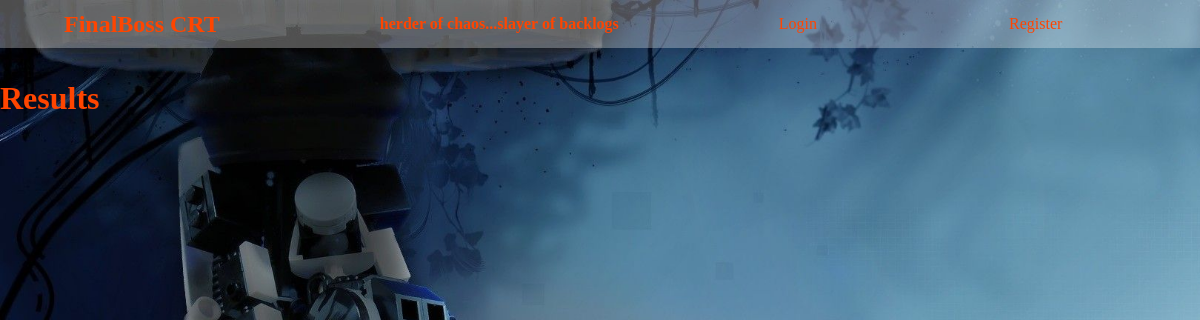
The page /games/results/ on the database as committed earlier.
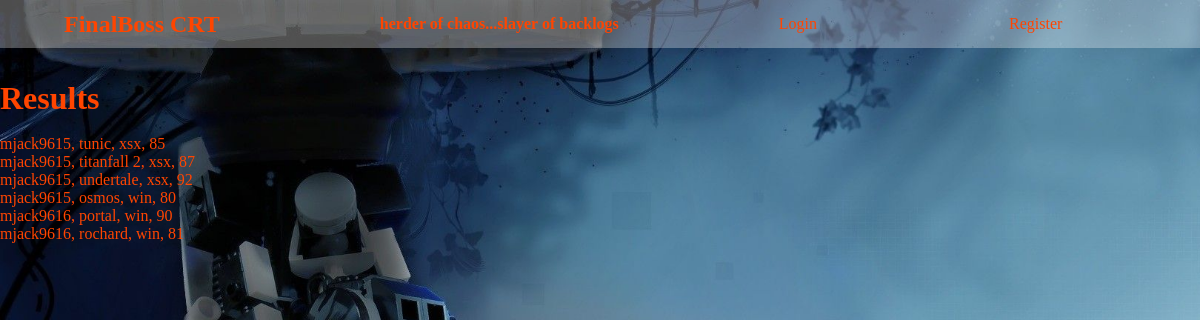
The same page on the database as committed later.
### games/models.py (models this page shows, shortened)
class Game(models.Model):
    owner = models.ForeignKey('auth.User', related_name='games', on_delete=models.CASCADE)
    title = models.CharField(max_length=100)
    platform = models.CharField(max_length=100)
    score = models.IntegerField()
    class Meta:
        ordering = ['-platform']

### games/views.py (the view)
# urls.py: path('games/results/', views.ListGames.as_view(), name='results'),
class ListGames(ListView):
    model = Game
    template_name = 'results.html'

### templates/results.html (shortened to what this page needs)
{% extends 'base.html' %}
{% block content %}
    <div>
        <h1>Results</h1>
    </div>
    <br>
    {% for game in object_list %}
    <div>
        {{game.owner}}, {{game.title}}, {{game.platform}}, {{game.score}}
    </div>
    {% endfor %}
{% endblock %}

Rows that differ between the two databases and show on the page:
added Game: owner "mjack9615", title "tunic", platform "xsx", score "85"
added Game: owner "mjack9615", title "titanfall 2", platform "xsx", score "87"
added Game: owner "mjack9615", title "undertale", platform "xsx", score "92"
added Game: owner "mjack9615", title "osmos", platform "win", score "80"
added Game: owner "mjack9616", title "portal", platform "win", score "90"
added Game: owner "mjack9616", title "rochard", platform "win", score "81"
